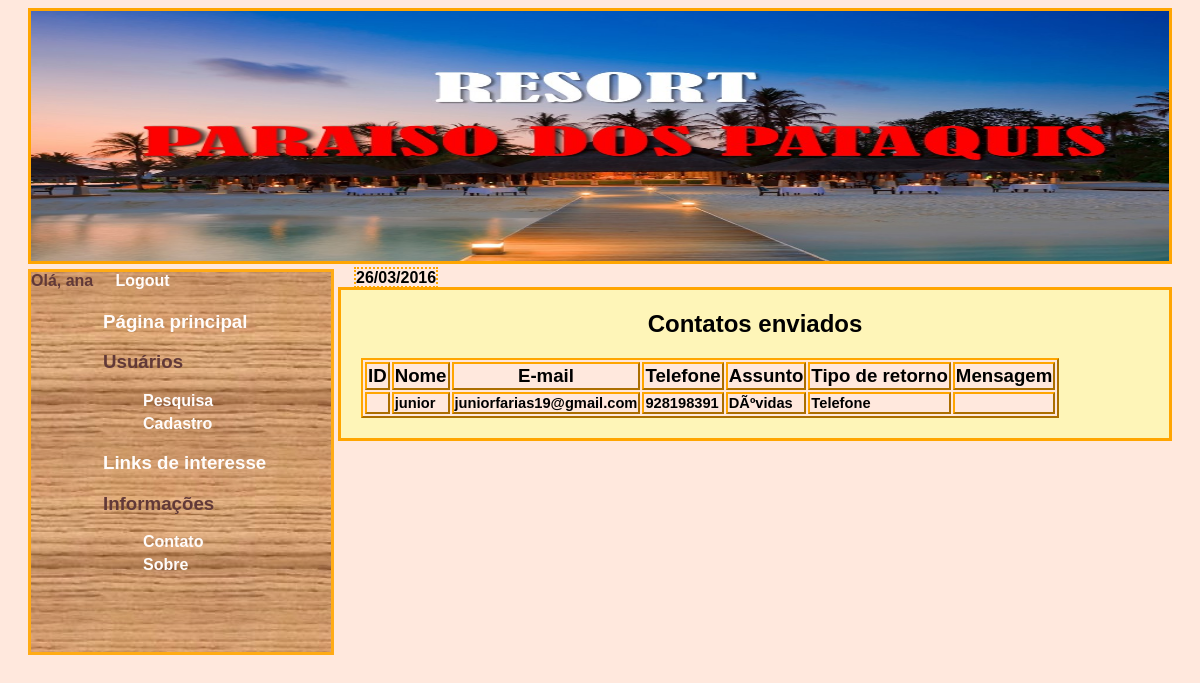
The app's page /contatos_enviados.php (signed in) with its own data.
### tables this page shows
CREATE TABLE IF NOT EXISTS `contato` (
  `id` int(11) NOT NULL,
  `Nome` varchar(100) NOT NULL,
  `E-mail` varchar(50) NOT NULL,
  `Telefone` int(11) NOT NULL,
  `Assunto` varchar(100) NOT NULL,
  `Preferencia de retorno do contato` varchar(11) NOT NULL,
  `mensagem` varchar(100) NOT NULL
);

### contatos_enviados.php (the view, shortened to what this page needs)
<?php
include "funcoes.php";
	echo "<spam id='data'>",data,"</spam>";
	$conexao = mysqli_connect("localhost","root","","tecweb_trabalho")
	or die ("Não foi possivel conectar ao Banco de Dados:".mysqli_connect_error());
	$consult = " SELECT * FROM Contato";
	$resultado = mysqli_query($conexao,$consult);
?>
		<div id='div3'>
			<?php
				if (ISSET($_SESSION["usuario"])){
					echo"<h2 id='h2'>Contatos enviados<h2>";
					echo"<table class='Banco_Dados'>
								<tr>
									<th>ID</th><th>Nome</th><th>E-mail</th><th>Telefone</th><th>Assunto</th><th>Tipo de retorno</th><th>Mensagem</th>
								</tr>";
						while ($valor = mysqli_fetch_array($resultado)){
							echo "<tr>
									<td>".$valor["Id"]."</td><td>".$valor["Nome"]."</td><td>".$valor["E-mail"]."</td><td>".$valor["Telefone"]."</td><td>".$valor["Assunto"]."</td><td>".$valor["Preferencia de retorno do contato"]."</td><td>".$valor["Mensagem"]."</td>
									</tr>";
						}
						echo "</table>";
				} else {
					Echo "<h2 id='h2' >Acesso negado</h2>";
				}
			?>
		</div>

### estilo.css (style rules this page uses)
body { background-color:rgb(255,232,221); font-family: sans-serif, cursive, fantasy, monospace; }
div#div3 { background-color:rgb(254,245,184); margin: 0px 20px 20px 330px; border-width: 3px; border-style:solid; border-color:orange; }
spam#data { color:black; font-weight:bolder; text-align:middle; margin-left:20px; border:2px dotted orange; }
h2#h2 { text-align:center; }
table { margin-bottom: 20px; }
table.Banco_Dados { margin:20px; border:2px orange outset; background-color:rgb(255,232,221); }
table.Banco_Dados td { border:2px orange outset; font-size: 11pt; }
table.Banco_Dados th { border:2px orange outset; font-size: 14pt; }

### records on screen
contato: Nome "junior", value "juniorfarias19@gmail.com", Telefone "928198391", Assunto "DÃºvidas", Preferencia de retorno do contato "Telefone"

### other values on screen
data "26/03/2016"
$_SESSION["usuario"] "ana"
$pGI "Página principal"
$pesquisa "Pesquisa"
$cadastro "Cadastro"
$links "Links de interesse"
$contato "Contato"
$sobre "Sobre"
